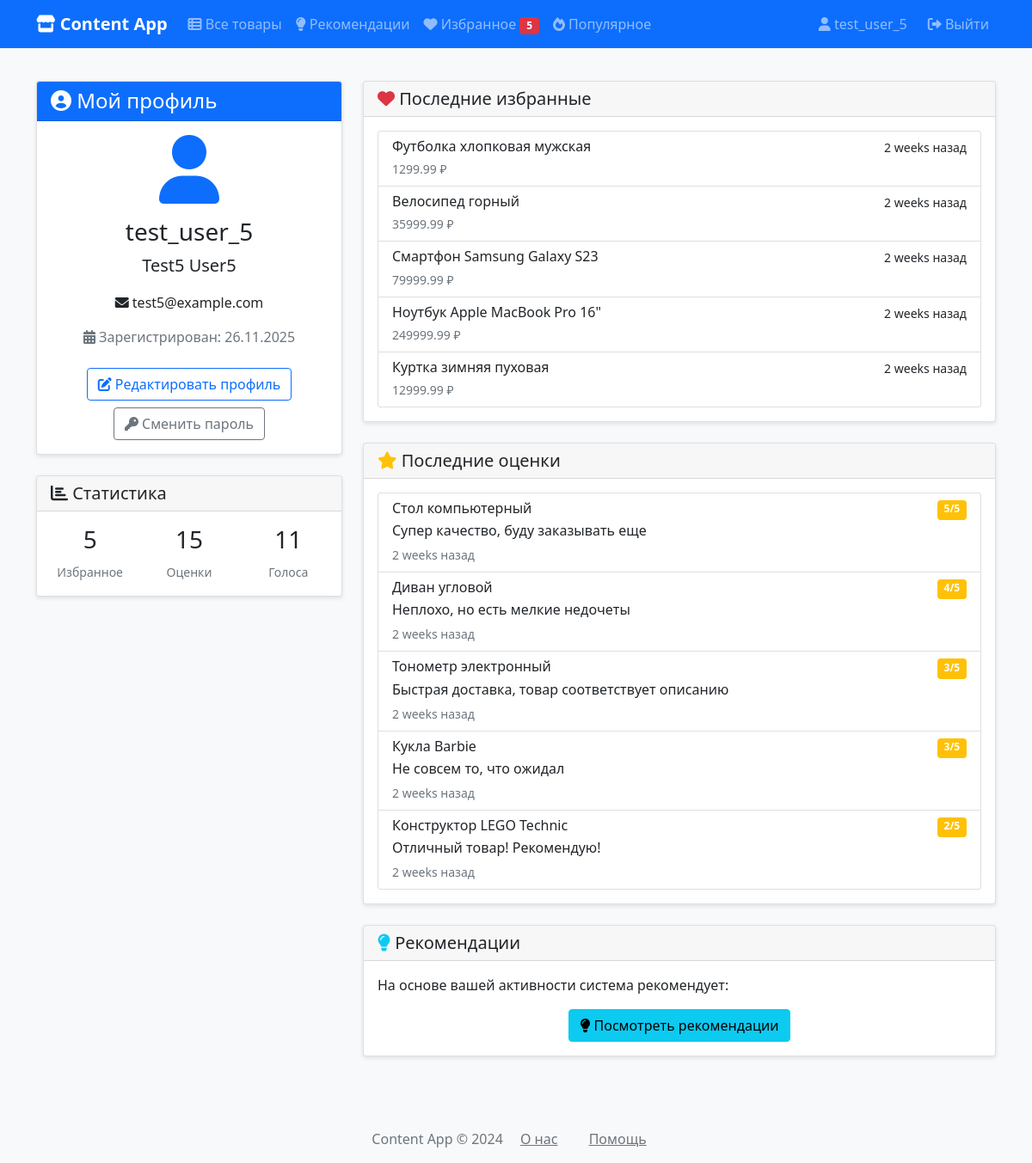
The app's page /profile/ (signed in) with its own data.
### ContentApp/models.py (models this page shows, shortened)
class Favorite(models.Model):
    user = models.ForeignKey(
        User,
        on_delete=models.CASCADE,
        verbose_name="Пользователь",
        related_name='favorites'
    )
    content = models.ForeignKey(
        Content,
        on_delete=models.CASCADE,
        verbose_name="Товар",
        related_name='favorited_by'
    )
    created_at = models.DateTimeField(
        auto_now_add=True,
        verbose_name="Дата добавления"
    )
    class Meta:
        verbose_name = "Избранный товар"
        verbose_name_plural = "Избранные товары"
        ordering = ['-created_at']
        unique_together = ['user', 'content']  # Один товар может быть в избранном у пользователя только один раз

class Content(models.Model):
    title = models.CharField(
        max_length=255,
        help_text="Введите название товара",
        verbose_name="Название товара",
    )
    summary = models.TextField(
        help_text="Введите описание товара",
        verbose_name="Описание товара",
    )
    price = models.DecimalField(
        max_digits=10,
        decimal_places=2,
        null=False,
        blank=False,
        help_text="Введите цену товара",
        verbose_name="Цена товара",
    )
    category = models.ManyToManyField(
        'Category',
        help_text="Выберите категорию товара",
        verbose_name="Категория товара",
    )
    author = models.ForeignKey(
        User,
        on_delete=models.CASCADE,
        verbose_name="Создатель контента",
    )
    is_published = models.BooleanField(
        help_text="Выберите опубликовать или нет",
        verbose_name="Публикация",
    )
    is_digital = models.BooleanField(
        default=False,
        help_text="Выберите электронный источник или нет",
        verbose_name="Источник",
    )
    created_at = models.DateTimeField(
        auto_now_add=True,
        verbose_name="Время создания",
    )
    updated_at = models.DateTimeField(
        auto_now=True,
        verbose_name="Время обновления",
    )
    slug = models.SlugField(
        max_length=255,
        unique=True,
        db_index=True,
        verbose_name="Slug продукта",
    )
    image = models.ImageField(
        null=False,
        blank=False,
        upload_to='content_images/%Y/%m/%d/',
    )
    class Meta:
        verbose_name = "Товар"
        verbose_name_plural = "Товары"
        ordering = ['-created_at']

class Rating(models.Model):
    RATING_CHOICES = [
        (1, '1 - Очень плохо'),
        (2, '2 - Плохо'),
        (3, '3 - Удовлетворительно'),
        (4, '4 - Хорошо'),
        (5, '5 - Отлично'),
    ]
    content = models.ForeignKey(
        Content,
        on_delete=models.CASCADE,
        verbose_name="Товар",
        related_name='ratings'
    )
    rating = models.PositiveSmallIntegerField(
        choices=RATING_CHOICES,
        validators=[MinValueValidator(1), MaxValueValidator(5)],
        verbose_name="Оценка",
        help_text="Выберите оценку от 1 до 5"
    )
    text = models.TextField(
        blank=True,
        verbose_name="Комментарий",
        help_text="Введите комментарий к оценке",
    )
    author = models.ForeignKey(
        User,
        on_delete=models.CASCADE,
        verbose_name="Автор оценки",
    )
    created_at = models.DateTimeField(
        auto_now_add=True,
        verbose_name="Время создания оценки"
    )
    updated_at = models.DateTimeField(
        auto_now=True,
        verbose_name="Время обновления оценки"
    )
    class Meta:
        verbose_name = "Оценка"
        verbose_name_plural = "Оценки"
        ordering = ['-created_at']
        unique_together = ['content', 'author']

### ContentApp/views.py (the view)
# urls.py: path('profile/', views.profile_view, name='profile'),
def profile_view(request):
    if not request.user.is_authenticated:
        return redirect('login')
    favorites_count = Favorite.objects.filter(user=request.user).count()
    ratings_count = Rating.objects.filter(author=request.user).count()
    votes_count = CategoryContent.objects.filter(user=request.user).count()
    recent_favorites = Favorite.objects.filter(user=request.user).select_related('content')[:5]
    recent_ratings = Rating.objects.filter(author=request.user).select_related('content')[:5]
    return render(request, 'ContentApp/profile.html', {
        'favorites_count': favorites_count,
        'ratings_count': ratings_count,
        'votes_count': votes_count,
        'recent_favorites': recent_favorites,
        'recent_ratings': recent_ratings,
    })

### ContentApp/templates/ContentApp/profile.html (shortened to what this page needs)
{% extends 'ContentApp/base.html' %}
{% block content %}
<div class="row">
    <div class="col-md-4">
        <div class="card">
            <div class="card-header bg-primary text-white">
                <h4 class="mb-0"><i class="fas fa-user-circle"></i> Мой профиль</h4>
            </div>
            <div class="card-body text-center">
                <div class="mb-3">
                    <i class="fas fa-user fa-5x text-primary"></i>
                </div>
                <h3>{{ user.username }}</h3>
                {% if user.first_name or user.last_name %}
                <p class="lead">{{ user.first_name }} {{ user.last_name }}</p>
                {% endif %}
                {% if user.email %}
                <p><i class="fas fa-envelope"></i> {{ user.email }}</p>
                {% endif %}
                <p class="text-muted">
                    <i class="fas fa-calendar-alt"></i> Зарегистрирован: {{ user.date_joined|date:"d.m.Y" }}
                </p>
                <div class="mt-4">
                    <a href="#" class="btn btn-outline-primary" data-bs-toggle="modal" data-bs-target="#editProfileModal">
                        <i class="fas fa-edit"></i> Редактировать профиль
                    </a>
                    <a href="#" class="btn btn-outline-secondary mt-2" data-bs-toggle="modal" data-bs-target="#changePasswordModal">
                        <i class="fas fa-key"></i> Сменить пароль
                    </a>
                </div>
            </div>
        </div>
        <div class="card mt-4">
            <div class="card-header">
                <h5 class="mb-0"><i class="fas fa-chart-bar"></i> Статистика</h5>
            </div>
            <div class="card-body">
                <div class="row text-center">
                    <div class="col-4">
                        <h3>{{ favorites_count }}</h3>
                        <small class="text-muted">Избранное</small>
                    </div>
                    <div class="col-4">
                        <h3>{{ ratings_count }}</h3>
                        <small class="text-muted">Оценки</small>
                    </div>
                    <div class="col-4">
                        <h3>{{ votes_count }}</h3>
                        <small class="text-muted">Голоса</small>
                    </div>
                </div>
            </div>
        </div>
    </div>
    <div class="col-md-8">
        <div class="card">
            <div class="card-header">
                <h5 class="mb-0"><i class="fas fa-heart text-danger"></i> Последние избранные</h5>
            </div>
            <div class="card-body">
                {% if recent_favorites %}
                <div class="list-group">
                    {% for favorite in recent_favorites %}
                    <a href="{% url 'content_detail' favorite.content.id %}" class="list-group-item list-group-item-action">
                        <div class="d-flex w-100 justify-content-between">
                            <h6 class="mb-1">{{ favorite.content.title }}</h6>
                            <small>{{ favorite.created_at|timesince }} назад</small>
                        </div>
                        <small class="text-muted">{{ favorite.content.price }} ₽</small>
                    </a>
                    {% endfor %}
                </div>
                {% endif %}
            </div>
        </div>
        <div class="card mt-4">
            <div class="card-header">
                <h5 class="mb-0"><i class="fas fa-star text-warning"></i> Последние оценки</h5>
            </div>
            <div class="card-body">
                {% if recent_ratings %}
                <div class="list-group">
                    {% for rating in recent_ratings %}
                    <a href="{% url 'content_detail' rating.content.id %}" class="list-group-item list-group-item-action">
                        <div class="d-flex w-100 justify-content-between">
                            <h6 class="mb-1">{{ rating.content.title }}</h6>
                            <span class="badge bg-warning">{{ rating.rating }}/5</span>
                        </div>
                        {% if rating.text %}
                        <p class="mb-1">{{ rating.text|truncatechars:100 }}</p>
                        {% endif %}
                        <small class="text-muted">{{ rating.created_at|timesince }} назад</small>
                    </a>
                    {% endfor %}
                </div>
                {% endif %}
            </div>
        </div>
        <div class="card mt-4">
            <div class="card-header">
                <h5 class="mb-0"><i class="fas fa-lightbulb text-info"></i> Рекомендации</h5>
            </div>
            <div class="card-body">
                <p>На основе вашей активности система рекомендует:</p>
                <div class="text-center">
                    <a href="{% url 'recommendations' %}" class="btn btn-info">
                        <i class="fas fa-lightbulb"></i> Посмотреть рекомендации
                    </a>
                </div>
            </div>
        </div>
    </div>
</div>
{% endblock %}

### ContentApp/templates/ContentApp/base.html (shortened to what this page needs)
<!DOCTYPE html>
<html lang="ru">
<head>
    <link href="https://cdn.jsdelivr.net/npm/bootstrap@5.1.3/dist/css/bootstrap.min.css" rel="stylesheet">
    <link rel="stylesheet" href="https://cdnjs.cloudflare.com/ajax/libs/font-awesome/6.0.0/css/all.min.css">
</head>
<body>
    <nav class="navbar navbar-expand-lg navbar-dark bg-primary fixed-top">
        <div class="container">
            <a class="navbar-brand" href="{% url 'content_list' %}">
                <i class="fas fa-store"></i> Content App
            </a>
            <div class="collapse navbar-collapse" id="navbarNav">
                <ul class="navbar-nav me-auto">
                    <li class="nav-item">
                        <a class="nav-link" href="{% url 'content_list' %}">
                            <i class="fas fa-th-list"></i> Все товары
                        </a>
                    </li>
                    <li class="nav-item">
                        <a class="nav-link" href="{% url 'recommendations' %}">
                            <i class="fas fa-lightbulb"></i> Рекомендации
                        </a>
                    </li>
                    <li class="nav-item">
                        <a class="nav-link" href="{% url 'favorites' %}">
                            <i class="fas fa-heart"></i> Избранное
                            <span id="favorite-count" class="badge bg-danger"></span>
                        </a>
                    </li>
                    <li class="nav-item">
                        <a class="nav-link" href="{% url 'popular' %}">
                            <i class="fas fa-fire"></i> Популярное
                        </a>
                    </li>
                </ul>
                <div class="navbar-nav">
                    {% if user.is_authenticated %}
                        <span class="navbar-text me-3">
                            <i class="fas fa-user"></i> {{ user.username }}
                        </span>
                        <a class="nav-link" href="{% url 'logout' %}">
                            <i class="fas fa-sign-out-alt"></i> Выйти
                        </a>
                    {% else %}
                        <a class="nav-link" href="{% url 'login' %}">
                            <i class="fas fa-sign-in-alt"></i> Войти
                        </a>
                    {% endif %}
                </div>
            </div>
        </div>
    </nav>
    <div class="container mt-4">
        {% block content %}{% endblock %}
    </div>
    <footer class="footer mt-5 py-3 bg-light">
        <div class="container text-center">
            <span class="text-muted">Content App © 2024</span>
            <a href="{% url 'about' %}" class="text-muted mx-3">О нас</a>
            <a href="{% url 'help' %}" class="text-muted mx-3">Помощь</a>
        </div>
    </footer>
</body>
</html>

### ContentApp/templates/ContentApp/base.html (style rules this page uses)
body { padding-top: 70px; background-color: #f8f9fa; }
.navbar-brand { font-weight: bold; }
.card { transition: transform 0.2s; margin-bottom: 20px; box-shadow: 0 2px 5px rgba(0,0,0,0.1); }

### records on screen
Favorite: content "Футболка хлопковая мужская", created_at "2 weeks", content.price "1299.99"
Favorite: content "Велосипед горный", created_at "2 weeks", content.price "35999.99"
Favorite: content "Смартфон Samsung Galaxy S23", created_at "2 weeks", content.price "79999.99"
Favorite: content "Ноутбук Apple MacBook Pro 16\"", created_at "2 weeks", content.price "249999.99"
Favorite: content "Куртка зимняя пуховая", created_at "2 weeks", content.price "12999.99"
Rating: content "Стол компьютерный", rating "5", text "Супер качество, буду заказывать еще", created_at "2 weeks"
Rating: content "Диван угловой", rating "4", text "Неплохо, но есть мелкие недочеты", created_at "2 weeks"
Rating: content "Тонометр электронный", rating "3", text "Быстрая доставка, товар соответствует описанию", created_at "2 weeks"
Rating: content "Кукла Barbie", rating "3", text "Не совсем то, что ожидал", created_at "2 weeks"
Rating: content "Конструктор LEGO Technic", rating "2", text "Отличный товар! Рекомендую!", created_at "2 weeks"

### other values on screen
{{ user.username }} "test_user_5"
{{ user.first_name }} "Test5"
{{ user.last_name }} "User5"
{{ user.email }} "test5@example.com"
{{ user.date_joined|date:"d.m.Y" }} "26.11.2025"
{{ favorites_count }} "5"
{{ ratings_count }} "15"
{{ votes_count }} "11"
